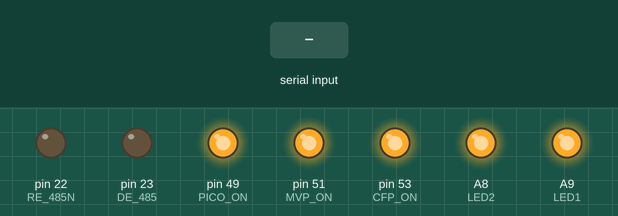
Recording of a sketch running on a simulated Arduino Mega 2560, built with avr-gcc and run on an emulated ATmega2560. Parts: output pins drawn as LEDs (lit = HIGH). The inputs (shaded band) are chosen by the test bench. What the sketch prints to the serial monitor is not drawn.

Above: at 18.0 s.
18.1 s: "1" received over Serial
40.1 s: "0" received over Serial
At 61.2 s:
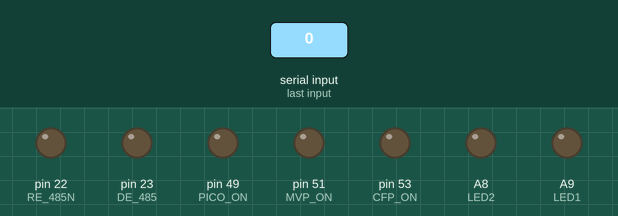
61.5 s: "2" received over Serial
At 86.1 s:
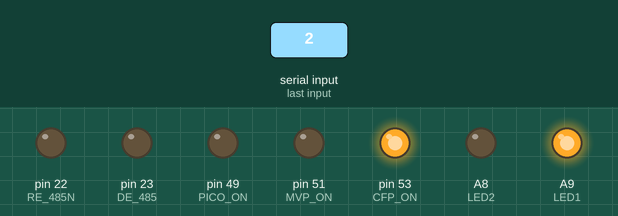
Timing chart, 0 to 87.5 s (numbered marks = the images above; inputs shaded):
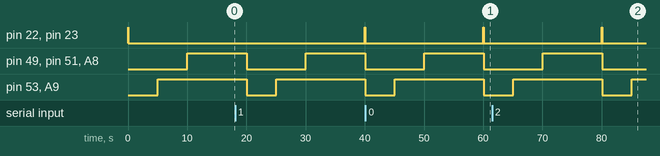

Measured:
- after the input at 18.1 s, pin 22 (RE_485N), pin 23 (DE_485): LOW → HIGH after 21.9 s, → LOW 0.02 s later
- after the input at 40.1 s, pin 22 (RE_485N), pin 23 (DE_485): LOW → HIGH after 19.9 s, → LOW 0.02 s later
- after the input at 61.5 s, pin 22 (RE_485N), pin 23 (DE_485): LOW → HIGH after 18.6 s, → LOW 0.02 s later

The sketch:

mass_spec_hardware_tests.ino
```cpp
const int CFP_ON = 53;
const int MVP_ON =51;
const int PICO_ON=49;
const int LED1=A9;
const int LED2=A8;
const int RE_485N=22;

const int DE_485=23;

const int AN_OUT=8;


const bool test_power_switches=true;
const bool test_485=true;
const bool test_console=false;
const bool test_pico = true;
const bool test_analog_out=false;

void setup() {
  // put your setup code here, to run once:
  Serial1.begin(115200);
  Serial2.begin(115200);
  Serial.begin(115200);
  pinMode(RE_485N, OUTPUT);
  pinMode(DE_485, OUTPUT);
  pinMode(LED2, OUTPUT);
  pinMode(LED1, OUTPUT);
  pinMode(PICO_ON, OUTPUT);
  pinMode(MVP_ON, OUTPUT);
  pinMode(CFP_ON, OUTPUT);


  if (test_485)
  {
        digitalWrite(RE_485N, 1);
        digitalWrite(DE_485, 1);
        delay(10);
        Serial.println("485");
        delay(10);
        digitalWrite(RE_485N, 0);
        digitalWrite(DE_485, 0);
  }
  if (test_console)
  {
    Serial1.println("Console");

  }

}
    char incomingBytes[2] = {0,0};

void loop() {
  // put your main code here, to run repeatedly:
    // char incomingBytes[2]={0,0}; // for incoming serial data
    // digitalWrite(RE_485N, 0);
    // digitalWrite(23, 0);
    // digitalWrite(A8, 0);
    // digitalWrite(A9, 0);

    if (test_power_switches)
    {
      digitalWrite(CFP_ON, 0);
      digitalWrite(MVP_ON, 0);
      digitalWrite(PICO_ON, 0);
      digitalWrite(LED1, 0);
      digitalWrite(LED2, 0);
      delay(5000);
      digitalWrite(LED1, 1);
      digitalWrite(CFP_ON, 1);
      delay(5000);
      digitalWrite(MVP_ON, 1);
      digitalWrite(PICO_ON, 1);
      digitalWrite(LED2, 1);

      delay(10000);
    }


    // Serial2.print("Hello");
    // delay(1000);
    // digitalWrite(A8, 1);
    // digitalWrite(A9, 1);
    // delay(1000);

    if (test_485)
    {
      incomingBytes[0] = Serial.read()+1;
      if (incomingBytes[0] >0)
      {
        digitalWrite(RE_485N, 1);
        digitalWrite(DE_485, 1);
        delay(10);
        Serial.print(incomingBytes);
        delay(10);
        digitalWrite(RE_485N, 0);
        digitalWrite(DE_485, 0);

      }
    }

    if (test_console)
    {
      incomingBytes[0] = Serial1.read()+1;
      if (incomingBytes[0] >0)
      {
        Serial1.print(incomingBytes);
      }
    }
    if (test_pico)
    {
      incomingBytes[0] = Serial2.read()+1;
      if (incomingBytes[0] >0)
      {
        Serial2.print(incomingBytes);
      }
    }
    if (test_analog_out)
    {
      analogWrite(AN_OUT, 0);
      delay(1000);
      analogWrite(AN_OUT, 100);
      delay(1000);
      analogWrite(AN_OUT, 200);
      delay(1000);
      analogWrite(AN_OUT, 255);
      delay(1000);
    }
}
```
